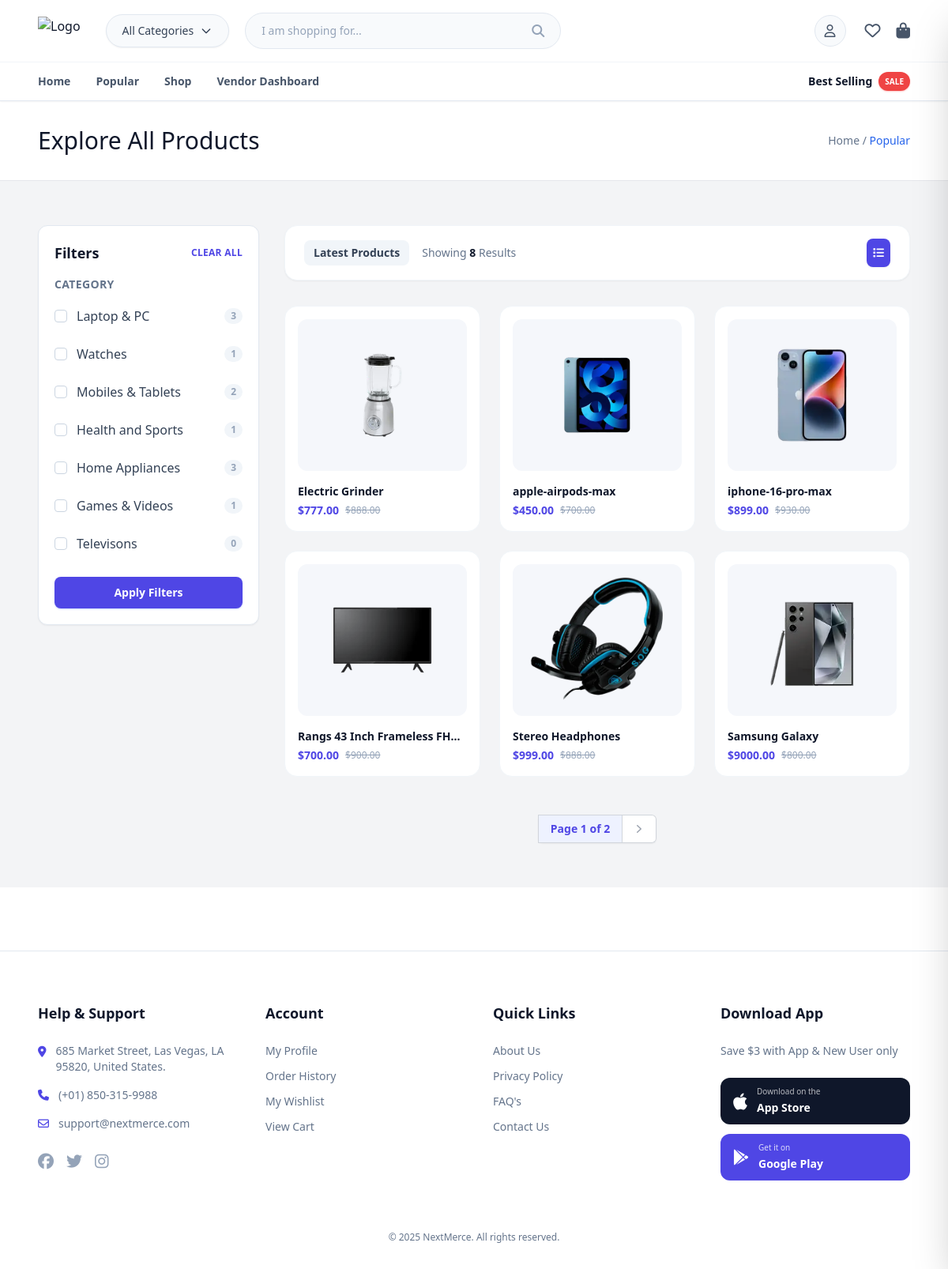
The app's page /product/shop/ with its own data.
### store/models.py (models this page shows, shortened)
class Category(models.Model):
    title = models.CharField(max_length=50)
    image = models.ImageField(upload_to='image', null=True, blank=True)
    slug = models.SlugField(unique=True, blank=True, null=True)

class Product(models.Model):
    STATUS = (
        ("Published", "Published"),
        ("Draft", "Draft"),
        ("Disabled", "Disabled"),
    )
    BANNERS = (
        ("Banner 1", "Banner 1"),
        ("Banner 2", "Banner 2"),
        ("Banner 3", "Banner 3"),
        ("Banner 4", "Banner 4"),
        ("Banner 5", "Banner 5"),
        ("Banner 6", "Banner 6"),
    )
    status = models.CharField(max_length=500, choices=STATUS, default="Published")
    user = models.ForeignKey(userauth_model.User, on_delete=models.SET_NULL, null=True)
    category = models.ForeignKey("store.Category",on_delete=models.SET_NULL, null=True)
    name = models.CharField(max_length=50)
    description = models.TextField(blank=True, null=True)
    additional_information = models.TextField(blank=True, null=True)
    image = models.ImageField(upload_to='image', null=True, blank=True)
    sale_price = models.DecimalField(default=0, decimal_places=2, max_digits=12)
    regular_price = models.DecimalField(default=0, decimal_places=2, max_digits=12, null=True, blank=True)
    in_stock = models.BooleanField(default=False)
    free_delivery = models.BooleanField(default=False)
    qty = models.IntegerField(default=0, null=True, blank=True)
    featured = models.BooleanField(default=False)
    popular = models.BooleanField(default=False)
    slug = models.SlugField(unique=True, blank=True, null=True)
    cover_image = models.ImageField(upload_to='image', null=True, blank=True)
    best_selling = models.BooleanField(default=False)
    new_arrivals = models.BooleanField(default=False)
    banner = models.CharField(max_length=50, choices=BANNERS, blank=True, null=True)

### store/views.py (the view)
# urls.py: path('product/shop/',views.shop, name='shop'),
def shop(request):
    products = Product.objects.filter(new_arrivals=True).order_by('id')
    categories = Category.objects.all()
    selected_categories = request.GET.getlist("category")
    if selected_categories:
        products = products.filter(category_id__in=selected_categories)
    paginator = Paginator(products, 6)
    page_number = request.GET.get('page')
    page_obj = paginator.get_page(page_number)
    context = {
        'products': page_obj,
        'categories': categories,
        'selected_categories': selected_categories,
        'product': products,
    }
    return render(request, 'shop.html', context)

### store/context_processors.py (called while the page is built)
def cart_wishlist_counts(request):
    cart_count = 0
    wishlist_count = 0
    if request.user.is_authenticated:
        cart_count = Cart.objects.filter(user=request.user).count()
        wishlist_count = Wishlist.objects.filter(user=request.user).count()
    return {
        'CART_ITEM_COUNT': cart_count,
        'WISHLIST_ITEM_COUNT': wishlist_count,
    }

def default(request):
    categories = Category.objects.all()
    return {
        'categories': categories,
    }

### templates/shop.html (shortened to what this page needs)
{% extends 'partials/base.html' %}
{% load static %}
{% block content %}
<div
    class="bg-white border-b border-gray-200 py-8 flex lg:flex-row flex-col lg:gap-0 gap-2 items-center justify-between px-4 md:px-8 lg:px-12 2xl:px-[19rem]">
    <h1 class="font-medium text-3xl text-slate-900">Explore All Products</h1>
    <div class="text-sm font-medium">
        <a href="{% url 'index' %}" class="text-slate-500 hover:text-blue-600 transition-colors">Home /</a>
        <span class="text-blue-600">Popular</span>
    </div>
</div>
<section class="bg-[#F3F4F6] py-14 px-4 md:px-8 lg:px-12 2xl:px-[19rem]">
    <div class="grid grid-cols-1 lg:grid-cols-[280px_1fr] gap-8">
        <aside>
            <form method="GET">
                <div class="rounded-xl border border-slate-200 p-5 bg-white shadow-sm sticky top-24">
                    <div class="flex items-center justify-between mb-4">
                        <p class="font-bold text-slate-900 text-lg">Filters</p>
                        <a href="{% url 'shop' %}"
                            class="text-xs font-semibold text-indigo-600 hover:text-indigo-800 uppercase tracking-wide">Clear
                            All</a>
                    </div>
                    <div class="space-y-3">
                        <p class="font-semibold text-sm text-slate-500 mb-2 uppercase tracking-wide">Category</p>
                        {% for c in categories %}
                        <label class="flex items-center gap-3 py-1.5 cursor-pointer group">
                            <input type="checkbox" name="category" value="{{ c.id }}" {% if c.id|stringformat:"s" in selected_categories %}checked{% endif %}
                                class="h-4 w-4 rounded border-slate-300 text-indigo-600 focus:ring-indigo-500 transition-all">
                            <span class="text-slate-700 group-hover:text-indigo-600 transition-colors">{{ c.title }}</span>
                            <span
                                class="ml-auto text-xs font-bold text-slate-400 bg-slate-100 px-2 py-0.5 rounded-full group-hover:bg-indigo-50 group-hover:text-indigo-600 transition-colors">
                                {{ c.product_set.count }}
                            </span>
                        </label>
                        {% endfor %}
                    </div>
                    <button
                        class="mt-6 w-full rounded-lg bg-indigo-600 py-2.5 text-sm font-bold text-white hover:bg-indigo-700 transition-colors shadow-sm shadow-indigo-200">
                        Apply Filters
                    </button>
                </div>
            </form>
        </aside>
        <div>
            <div
                class="flex flex-col sm:flex-row items-center justify-between gap-4 rounded-2xl bg-white px-6 py-4 shadow-sm border border-slate-100 mb-8">
                <div class="flex items-center gap-4 w-full sm:w-auto justify-between sm:justify-start">
                    <span
                        class="inline-flex items-center gap-2 rounded-lg bg-slate-100 px-3 py-1.5 text-sm font-semibold text-slate-700">
                        Latest Products
                    </span>
                    <p class="text-sm font-medium text-slate-500">
                        Showing <span class="text-slate-900 font-bold">{{ product.count }}</span> Results
                    </p>
                </div>
                <button
                    class="hidden sm:inline-flex rounded-lg bg-indigo-600 p-2 text-white hover:bg-indigo-700 transition shadow-sm">
                    <i class="fa-solid fa-list text-sm"></i>
                </button>
            </div>
            <div class="grid grid-cols-1 sm:grid-cols-2 lg:grid-cols-3 gap-6">
                {% for p in products %}
                <div
                    class="group relative bg-white rounded-2xl border border-slate-100 p-4 hover:shadow-lg transition-all duration-300 hover:-translate-y-1">
                    <div class="relative w-full h-48 bg-[#f5f7fb] rounded-xl overflow-hidden mb-4 p-4 flex items-center justify-center cursor-pointer"
                        >
                        <img src="{{ p.image.url }}" alt="{{ p.name }}"
                            class="max-h-full max-w-full object-contain mix-blend-multiply group-hover:scale-110 transition-transform duration-500" />
                    </div>
                    <div onclick='window.location.href="{% url "product_detail" p.slug %}"'>
                        <h3 class="font-bold text-sm text-slate-900 line-clamp-1 mb-1">
                            <a href="{% url 'product_detail' p.slug %}"
                                class="hover:text-indigo-600 transition-colors">{{ p.name }}</a>
                        </h3>
                        <div class="flex items-center gap-2">
                            <span class="font-bold text-indigo-600 text-sm">${{ p.sale_price }}</span>
                            {% if p.regular_price %}
                            <span class="text-xs text-slate-400 line-through">${{ p.regular_price}}</span>
                            {% endif %}
                        </div>
                    </div>
                </div>
                {% endfor %}
            </div>
            <div class="mt-12 flex justify-center">
                <nav class="isolate inline-flex -space-x-px rounded-md shadow-sm bg-white" aria-label="Pagination">
                    <span
                        class="relative inline-flex items-center px-4 py-2 text-sm font-semibold text-indigo-600 ring-1 ring-inset ring-gray-300 focus:outline-offset-0 bg-indigo-50">
                        Page {{ products.number }} of {{ products.paginator.num_pages }}
                    </span>
                    {% if products.has_next %}
                    <a href="?{{ request.GET.urlencode }}&page={{ products.next_page_number }}"
                        class="relative inline-flex items-center rounded-r-md px-3 py-2 text-gray-400 ring-1 ring-inset ring-gray-300 hover:bg-gray-50 hover:text-indigo-600 focus:z-20 focus:outline-offset-0">
                        <svg class="h-5 w-5" viewBox="0 0 20 20" fill="currentColor" aria-hidden="true">
                            <path fill-rule="evenodd"
                                d="M7.21 14.77a.75.75 0 01.02-1.06L11.168 10 7.23 6.29a.75.75 0 111.04-1.08l4.5 4.25a.75.75 0 010 1.08l-4.5 4.25a.75.75 0 01-1.06-.02z"
                                clip-rule="evenodd" />
                        </svg>
                    </a>
                    {% endif %}
                </nav>
            </div>
        </div>
    </div>
</section>
{% endblock content %}

### records on screen
Category: title "Laptop & PC", product_set.count "3"
Category: title "Watches", product_set.count "1"
Category: title "Mobiles & Tablets", product_set.count "2"
Category: title "Health and Sports", product_set.count "1"
Category: title "Home Appliances", product_set.count "3"
Category: title "Games & Videos", product_set.count "1"
Category: title "Televisons", product_set.count "0"
Product: image (picture), name "Electric Grinder", sale_price "777.00", regular_price "888.00"
Product: image (picture), name "apple-airpods-max", sale_price "450.00", regular_price "700.00"
Product: image (picture), name "iphone-16-pro-max", sale_price "899.00", regular_price "930.00"
Product: image (picture), name "Rangs 43 Inch Frameless…", sale_price "700.00", regular_price "900.00"
Product: image (picture), name "Stereo Headphones", sale_price "999.00", regular_price "888.00"
Product: image (picture), name "Samsung Galaxy", sale_price "9000.00", regular_price "800.00"

### other values on screen
{{ product.count }} "8"
{{ products.number }} "1"
{{ products.paginator.num_pages }} "2"
